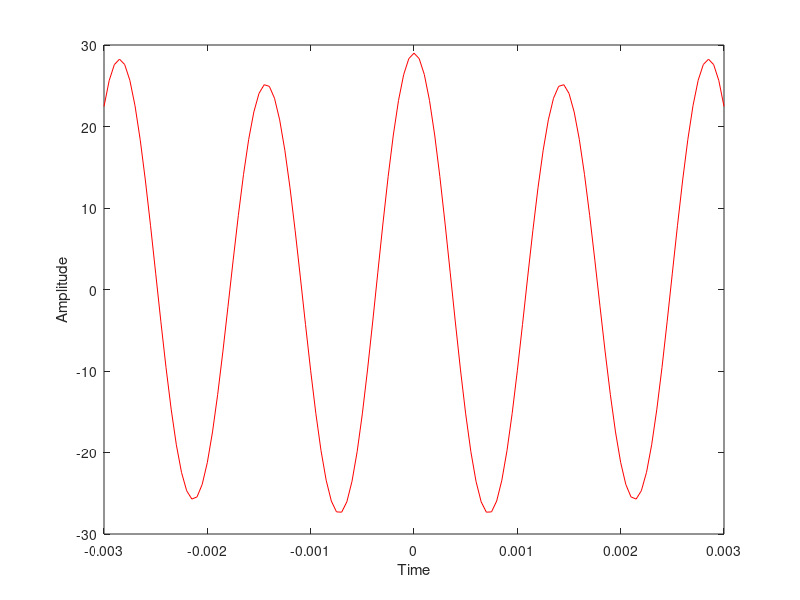

Recreate this plot in MATLAB.
clc;
clear all; 
close all; 
fs=20000;
d=0.003;
t=-d:1/fs:d;
x1 = 2*cos(2*pi*(4*100)*t);
x2 = 27*cos(2*pi*(7*100)*t);
x3=x1+x2;
plot(t,x3,'r');
xlabel('Time');
ylabel('Amplitude');